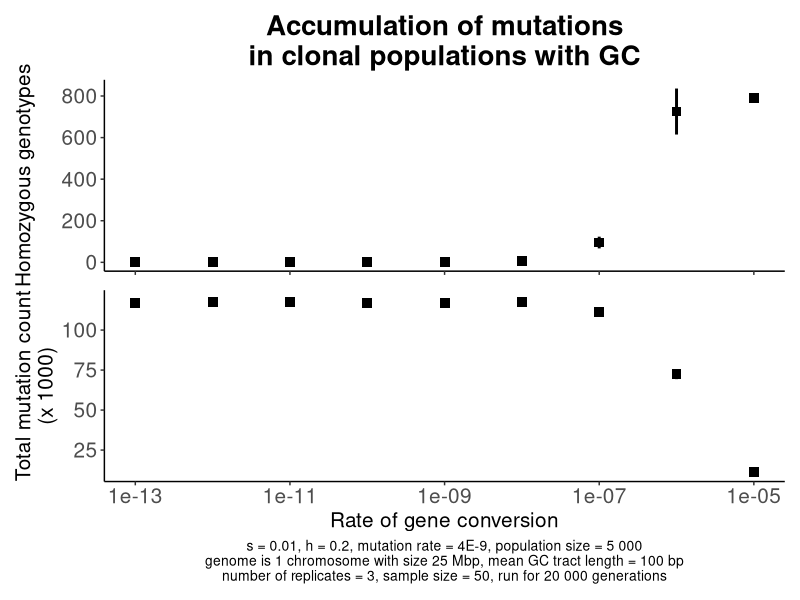
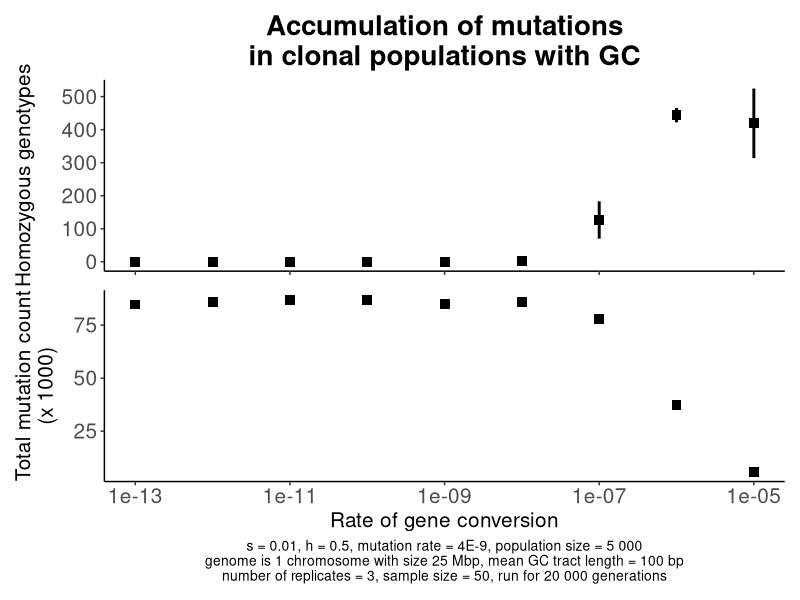

The R script that drew these images, in order:
library(ggplot2)
library(patchwork)
library(dplyr)

replicate_number=3

GC_recessive_load <- read.csv("Data_GC_recessive_load_vXII_test.csv")
GC_additive_load <- read.csv("Data_GC_additive_load_vXII_test.csv")
GC_fixed_mutations <- read.csv("Data_GC_fixed_mutations_vXII_test.csv")

for (h_coefficient in c(0.2, 0.5)) {

filename_rec_GC <- GC_recessive_load %>% filter(Dominance_coefficient == h_coefficient)
filename_add_GC <- GC_additive_load %>% filter(Dominance_coefficient == h_coefficient)
filename_fix_GC <- GC_fixed_mutations %>% filter(Dominance_coefficient == h_coefficient)

GC_rec_max <- filename_rec_GC$Expected_recessive_load+1.96*filename_rec_GC$SD_recessive_load/sqrt(replicate_number)
GC_rec_min <- filename_rec_GC$Expected_recessive_load-1.96*filename_rec_GC$SD_recessive_load/sqrt(replicate_number)

print(GC_rec_max)

GC_add_max <- filename_add_GC$Expected_additive_load+1.96*filename_add_GC$SD_additive_load/sqrt(replicate_number)
GC_add_min <- filename_add_GC$Expected_additive_load-1.96*filename_add_GC$SD_additive_load/sqrt(replicate_number)

Plot_recessive <- ggplot()+
 	geom_point(data=filename_rec_GC, aes(x=GC_rate, y=Expected_recessive_load), size=3, shape=15)+
	geom_linerange(data=filename_rec_GC, 
			aes(x=GC_rate, 
			    ymax=GC_rec_max, 
			    ymin=GC_rec_min), size=1)+
	
	labs(y="Homozygous genotypes",
	     x="Rate of gene conversion",
	     title="Accumulation of mutations\nin clonal populations with GC")+
	 theme(panel.grid.major=element_blank(),
    	      panel.grid.minor=element_blank(),
    	      panel.background=element_blank(),
    	      axis.line = element_line(color="black"),
    	      
    	      plot.title=element_text(size=20, hjust=0.5, face="bold"),
	      plot.subtitle=element_text(size=15, hjust=1, face="bold"),
	      axis.title.y=element_text(size=15),
	      axis.title.x=element_blank(),
	      
	      axis.text.x=element_blank(),
	      axis.text.y=element_text(size=15),
	      
	      legend.position="none")+
	      
  	scale_x_log10(breaks=c(10**seq(-13, -4, 2)))
		   
Plot_additive <- ggplot()+
	geom_point(data=filename_add_GC, aes(x=GC_rate, y=Expected_additive_load/1000), size=3, shape=15)+
	geom_linerange(data=filename_add_GC, 
			aes(x=GC_rate, 
			    ymax=GC_add_max/1000, 
			    ymin=GC_add_min/1000), size=1, 
			key_glyph = draw_key_rect)+
	
	labs(x="Rate of gene conversion",
	     y="Total mutation count\n(x 1000)",
	     caption=paste("s = 0.01, h = ", h_coefficient, ", mutation rate = 4E-9, population size = 5 000\ngenome is 1 chromosome with size 25 Mbp, mean GC tract length = 100 bp\nnumber of replicates = 3, sample size = 50, run for 20 000 generations", sep=""),
	     colour="Reproduction: ")+
	theme(panel.grid.major=element_blank(),
    	      panel.grid.minor=element_blank(),
    	      panel.background=element_blank(),
    	      axis.line = element_line(color="black"),
    	      
	      plot.caption=element_text(size=10, hjust=0.5),
	      plot.subtitle=element_text(size=15, hjust=1, face="bold"), 
	      axis.title.y=element_text(size=15),
	      axis.title.x=element_text(size=15),
	      
	      axis.text.x=element_text(size=15),
	      axis.text.y=element_text(size=15),
	      
	      legend.position=c(0.12, 2.1),
	      legend.background=element_rect(colour="black"))+
	      
  	scale_x_log10(breaks=c(10**seq(-13, -4, 2)))
  	
Plot <- Plot_recessive/Plot_additive

plot_name <- paste("Figure_Mutation_accumulation_GC_", h_coefficient, "_vXII_test.png",sep="")
ggsave(filename=plot_name,
	plot=Plot,
	dpi=600)
}
